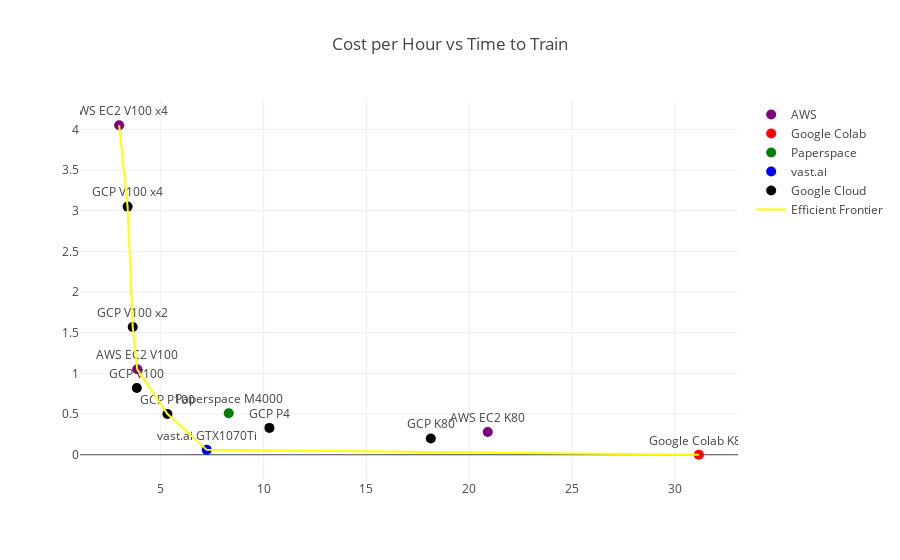

This figure's notebook cell:
### Markdown cell above
Looks good. Let's plot.

### Code cell
dot_size = 10


trace1 = go.Scatter(
    x=df_aws['Wall Time'], 
    y=df_aws['Cost Per Hour'],
    marker={'color': 'purple', 'size': dot_size}, 
    mode="markers+text",  
    text=df_aws['short_names'],
    name='AWS',
    textposition="top center",
)

# the line

trace2 = go.Scatter(
    x=df_best['Wall Time'], 
    y=df_best['Cost Per Hour'],
    marker={'color': 'yellow',}, 
    mode="lines",  
    name='Efficient Frontier',
)

trace3 = go.Scatter(
    x=df_colab['Wall Time'], 
    y=df_colab['Cost Per Hour'],
    marker={'color': 'red', 'size': dot_size}, 
    mode="markers+text",  
    text=df_colab['short_names'],
    name="Google Colab",
    textposition="top center"
)

trace4 = go.Scatter(
    x=df_paper['Wall Time'], 
    y=df_paper['Cost Per Hour'],
    marker={'color': 'green', 'size': dot_size}, 
    mode="markers+text",  
    text=df_paper['short_names'],
    name="Paperspace",
    textposition="top center"
)

trace5 = go.Scatter(
    x=df_vast['Wall Time'], 
    y=df_vast['Cost Per Hour'],
    marker={'color': 'blue', 'size': dot_size}, 
    mode="markers+text",  
    text=df_vast['short_names'],
    name="vast.ai",
    textposition="top center"
)

trace6 = go.Scatter(
    x=df_gcp['Wall Time'], 
    y=df_gcp['Cost Per Hour'],
    marker={'color': 'black', 'size': dot_size}, 
    mode="markers+text",  
    text=df_gcp.short_names,
    name="Google Cloud",
    textposition="top center"
)

                   
data=[trace1, trace3, trace4, trace5, trace6, trace2 ]
layout = go.Layout(title='Cost per Hour vs Time to Train')

fig = go.FigureWidget(data,layout)

py.iplot(fig)
fig

### Figure 1 — Plotly figure (JSON) as saved in the notebook; plotly's stock layout.template omitted (floating-point values rounded to 4 significant figures)
{"data": [{"marker": {"color": "purple", "size": 10}, "mode": "markers+text", "name": "AWS", "text": ["AWS EC2 V100 x4", "AWS EC2 V100", "AWS EC2 K80"], "textposition": "top center", "type": "scatter", "uid": "4f8f3502-d999-11e8-a800-72000492cb60", "x": [2.97, 3.85, 20.9], "y": [4.05, 1.05, 0.28]}, {"marker": {"color": "red", "size": 10}, "mode": "markers+text", "name": "Google Colab", "text": ["Google Colab K80"], "textposition": "top center", "type": "scatter", "uid": "4f8f36b0-d999-11e8-9c8a-72000492cb60", "x": [31.17], "y": [0]}, {"marker": {"color": "green", "size": 10}, "mode": "markers+text", "name": "Paperspace", "text": ["Paperspace M4000"], "textposition": "top center", "type": "scatter", "uid": "4f8f3778-d999-11e8-9951-72000492cb60", "x": [8.3], "y": [0.51]}, {"marker": {"color": "blue", "size": 10}, "mode": "markers+text", "name": "vast.ai", "text": ["vast.ai GTX1070Ti"], "textposition": "top center", "type": "scatter", "uid": "4f8f3818-d999-11e8-ab0e-72000492cb60", "x": [7.23], "y": [0.06]}, {"marker": {"color": "black", "size": 10}, "mode": "markers+text", "name": "Google Cloud", "text": ["GCP V100 x4", "GCP V100 x2", "GCP V100", "GCP P100", "GCP P4", "GCP K80"], "textposition": "top center", "type": "scatter", "uid": "4f8f38ae-d999-11e8-a050-72000492cb60", "x": [3.38, 3.63, 3.83, 5.32, 10.28, 18.13], "y": [3.05, 1.57, 0.82, 0.5, 0.33, 0.2]}, {"marker": {"color": "yellow"}, "mode": "lines", "name": "Efficient Frontier", "type": "scatter", "uid": "4f8f3946-d999-11e8-ac8a-72000492cb60", "x": [2.97, 3.38, 3.63, 3.85, 5.32, 7.23, 31.17], "y": [4.05, 3.05, 1.57, 1.05, 0.5, 0.06, 0]}], "layout": {"autosize": true, "title": "Cost per Hour vs Time to Train", "xaxis": {"autorange": true, "range": [0.7871, 33.35], "type": "linear"}, "yaxis": {"autorange": true, "range": [-0.3403, 4.39], "type": "linear"}}}
